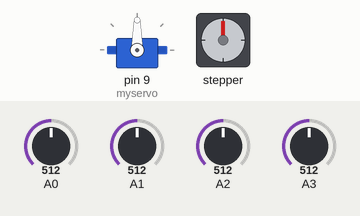
This sketch was run on a simulated Arduino Uno, built with avr-gcc and run on an emulated ATmega328P. Shown: servo, stepper motor. The test bench sets the inputs (shaded band); at power-on: A0 = 512, A1 = 512, A2 = 512, A3 = 512. Stepper angles assume 2048 steps per turn.

Above: at 1.8 s.
1.9 s: A0 set to 597
3.4 s: A0 set to 632
At 6.1 s:
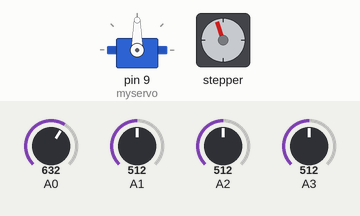
7.5 s: A1 set to 303
11.6 s: A1 set to 282
At 13.2 s:
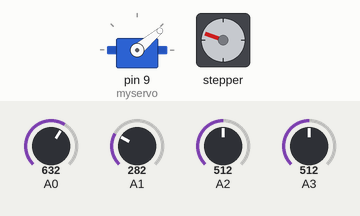
15.7 s: A2 set to 490
At 16.8 s:
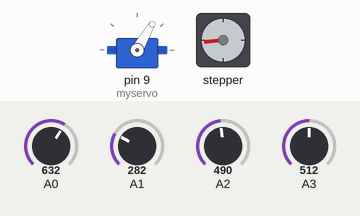
19.8 s: A3 set to 716
At 21.5 s:
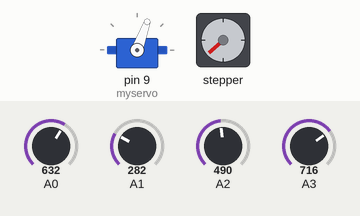
Timing chart, 0 to 28.0 s (numbered marks = the images above; inputs shaded):
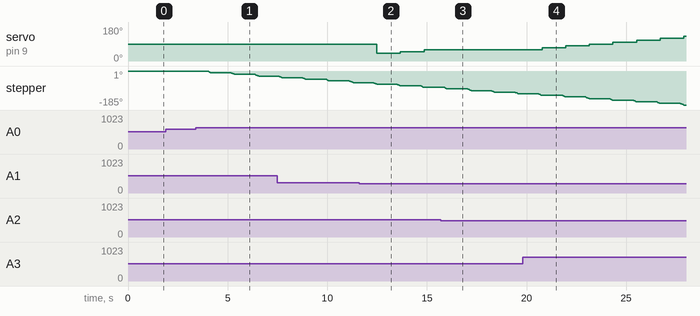

Measured:
- the behaviour switches between 613 and 614 on A0 (found by bisection; images 0 and 1)
- the behaviour switches between 292 and 291 on A1 (found by bisection; images 1 and 2)
- the behaviour switches between 504 and 503 on A2 (found by bisection; images 2 and 3)
- after the input at 1.9 s, every drawn part: stays the same
- after the input at 11.6 s, servo on pin 9 (myservo): 90° → 40° after 0.88 s, → 50° 1.2 s later, → 60° 1.2 s later
- after the input at 15.7 s, servo on pin 9 (myservo): stays 60° (without the input it goes to 70° after 0.34 s)
- after the input at 19.8 s, servo on pin 9 (myservo): moves from 60° to 130° over 7.1 s, starting after 0.98 s

The sketch:

sketch_arduino.ino
```cpp
//   _____       _                             _      __ _   _ _
//  / ____|     | |                           | |    / _(_) (_) |
// | (___   ___ | | __ _ _ __ _ __   __ _  ___| |__ | |_ _   _| |__  _ __ _   _ _ __   __ _
//  \___ \ / _ \| |/ _` | '__| '_ \ / _` |/ __| '_ \|  _| | | | '_ \| '__| | | | '_ \ / _` |
//  ____) | (_) | | (_| | |  | | | | (_| | (__| | | | | | |_| | | | | |  | |_| | | | | (_| |
// |_____/ \___/|_|\__,_|_|  |_| |_|\__,_|\___|_| |_|_|  \__,_|_| |_|_|   \__,_|_| |_|\__, |
//                                                                                     __/ |
//                                                                                    |___/
// - von Mathis, Enfa und Luke
// - Code von Luke
// - Version 1.4.2
//
// Anordnung der LDRs:
//
//  ldr1 | ldr2
//  ------------
//  ldr3 | ldr4
//

#include <Servo.h>
#include <Stepper.h>

int SPU = 2048;                                   //SPU = Steps per Revolution
Stepper motor(SPU, 4, 6, 5, 7);                   //Einbinden des Schrittmotors

Servo myservo;                                    //Einbinden des Servos
int servopos = 30;                                //Variable, die den Drehwinkel des Servos speichert (0° - 180°)

int ldr1;                                         //Hier werden die Ausgelsenen Werte der LDRs gespeichert
int ldr2;
int ldr3;
int ldr4;

int unten;                                        //Mittelwerte von oben, unten, rechts, und links werden hier gespeichert
int oben;                                         //also z. B. unten ist der Mittelwert aus ldr3 und ldr4
int links;
int rechts;

int difhor;                                       //Die Differenz von oben und unten bzw. links und rechts wird in diesen beiden Variablen gespeichert
int difver;                                       //diese wird benötigt, um eine Hysterese zu bilden und somit das Zittern des Motors zu verhindern

int tol = 50;                                     //Toleranzwert für die Hysterese

void setup() {
  myservo.attach(9);                              //Servo an Pin 9
  motor.setSpeed(8);                              //Geschwindigkeit des Schrittmotors
  Serial.begin(9600);
}

void loop() {
  ldr1 = analogRead(A0);                          //Einlesen der Sensorwerte
  ldr2 = analogRead(A1);
  ldr3 = analogRead(A2);
  ldr4 = analogRead(A3);

  unten = (ldr3 + ldr4)/2;                        //Bilden der Mittelwerte
  oben = (ldr1 + ldr2)/2;
  links = (ldr1 + ldr3)/2;
  rechts = (ldr2 + ldr4)/2;

  difhor = links - rechts;                        //Bilden der Differenzen
  difver = oben - unten;

  if(tol < -1*difhor || tol < difhor){            //Diese Zeile stellt die Hysterese dar, positiv und negativ, da die Differenz positv oder (||) negativ sein kann
    if(links < rechts){                           //wenn der wert rechts größer ist (ergo rechts ist es heller), dann drehe nach rechts (Rotation am Schrittmotor)
      motor.step(50);
      }else if(links > rechts){                   //andernfalls drehe nach links
        motor.step(-50);
        }
    }
  if(tol < -1*difver || tol < difver){            //s. o.
    if(oben < unten && servopos < 160){           //wenn der wert unten größer ist (ergo unten ist es heller) dann neige die Solarplatte nach unten (mit dem Servo) + nicht größer als 160
      servopos += 10;                             //servopos um 20 erhöhen
      myservo.write(servopos);
      }else if(oben > unten && servopos > 30){    //andernfalls nach oben + nicht kleiner als 30
        servopos -= 10;                           //servopos um 20 veringern
        myservo.write(servopos);
        }
    }
  delay(1000);                                    //Pause für eine Sekunde, dass die Motoren genügend Zeit zum Bewegen haben
}
```
